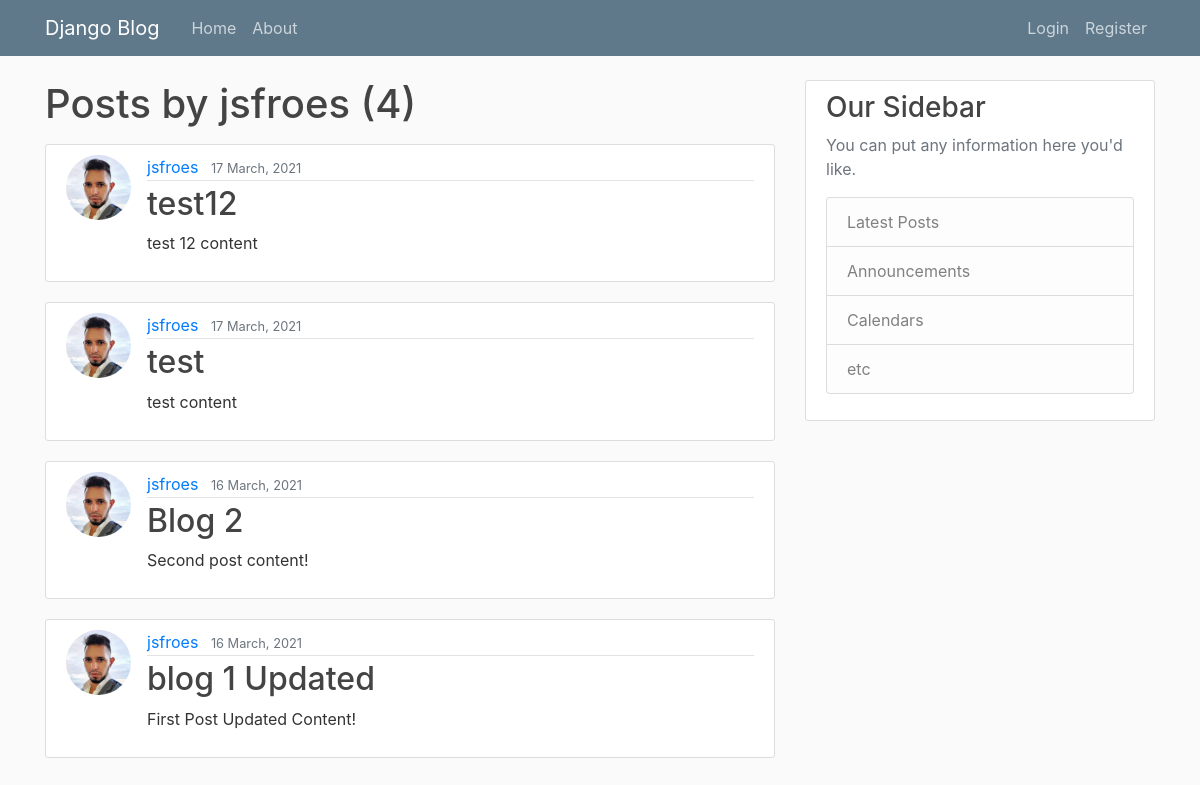
/user/jsfroes, run on an earlier commit of the app's database.
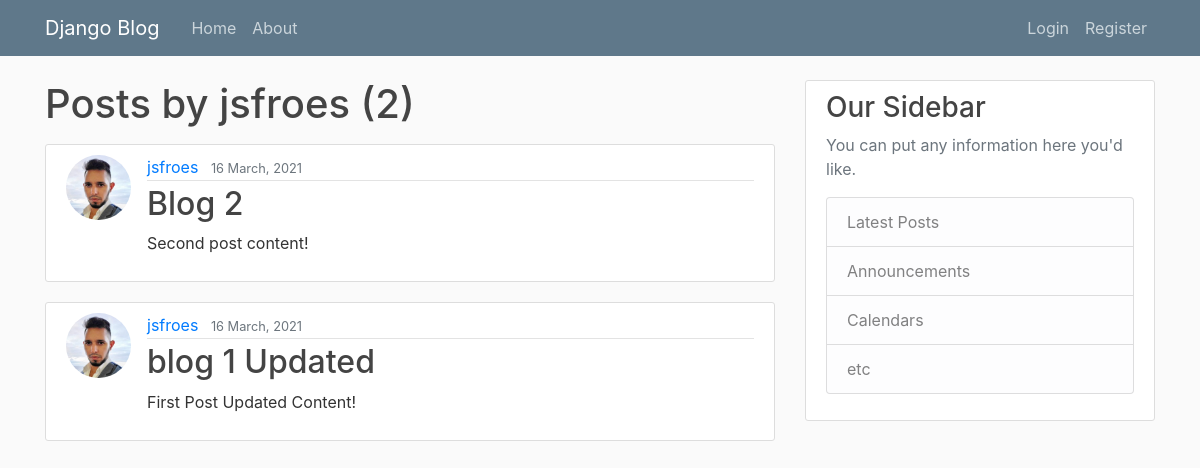
And on a later commit of the database.
### blog/models.py (models this page shows, shortened)
class Post(models.Model):
    title = models.CharField(max_length=100)
    content = models.TextField()
    date_posted = models.DateTimeField(default=timezone.now) # create the date with the actual date of the post and allow updates
    author = models.ForeignKey(User, on_delete = models.CASCADE) # if a user is deleted, delete the post as well

### users/models.py (models this page shows, shortened)
class Profile(models.Model):
    user = models.OneToOneField(User, on_delete=models.CASCADE)
    image = models.ImageField(default='default.jpg', upload_to='profile_pics')

### blog/views.py (the view)
# urls.py: path('user/<str:username>', UserPostListView.as_view(), name='user-posts'), #user_posts.html
class UserPostListView(ListView):
    model = Post
    template_name = 'blog/user_posts.html'  # <app>/<model>_<viewtype>.html - standard path
    context_object_name = 'posts'
    paginate_by = 5
    def get_queryset(self):
        user = get_object_or_404(User, username=self.kwargs.get('username'))
        return Post.objects.filter(author=user).order_by('-date_posted')

### blog/templates/blog/user_posts.html (shortened to what this page needs)
{% extends 'blog/base.html' %}
{% block content %}
    <h1 class="mb-3">Posts by {{ view.kwargs.username }} ({{ page_obj.paginator.count }})</h1>
{% for post in posts %}
    <article class="media content-section">
        <img class="rounded-circle article-img" src="{{ post.author.profile.image.url }}">
        <div class="media-body">
            <div class="article-metadata">
                <a class="mr-2" href="{% url 'user-posts' post.author.username %}">{{ post.author }}</a>
                <small class="text-muted">{{ post.date_posted|date:'d F, Y' }}</small>
            </div>
            <h2><a class="article-title" href="{% url 'post-detail' post.id %}">{{ post.title }}</a></h2>
            <p class="article-content">{{ post.content }}</p>
        </div>
    </article>
{% endfor %}
{% endblock content %}

What changed in the data, as far as the page shows it:
removed Post: author.profile.image (picture), author "jsfroes", date_posted "17 March, 2021", title "test12", content "test 12 content"
removed Post: author.profile.image (picture), author "jsfroes", date_posted "17 March, 2021", title "test", content "test content"
Also different on the page:
{{ page_obj.paginator.count }}: "4" → "2"
